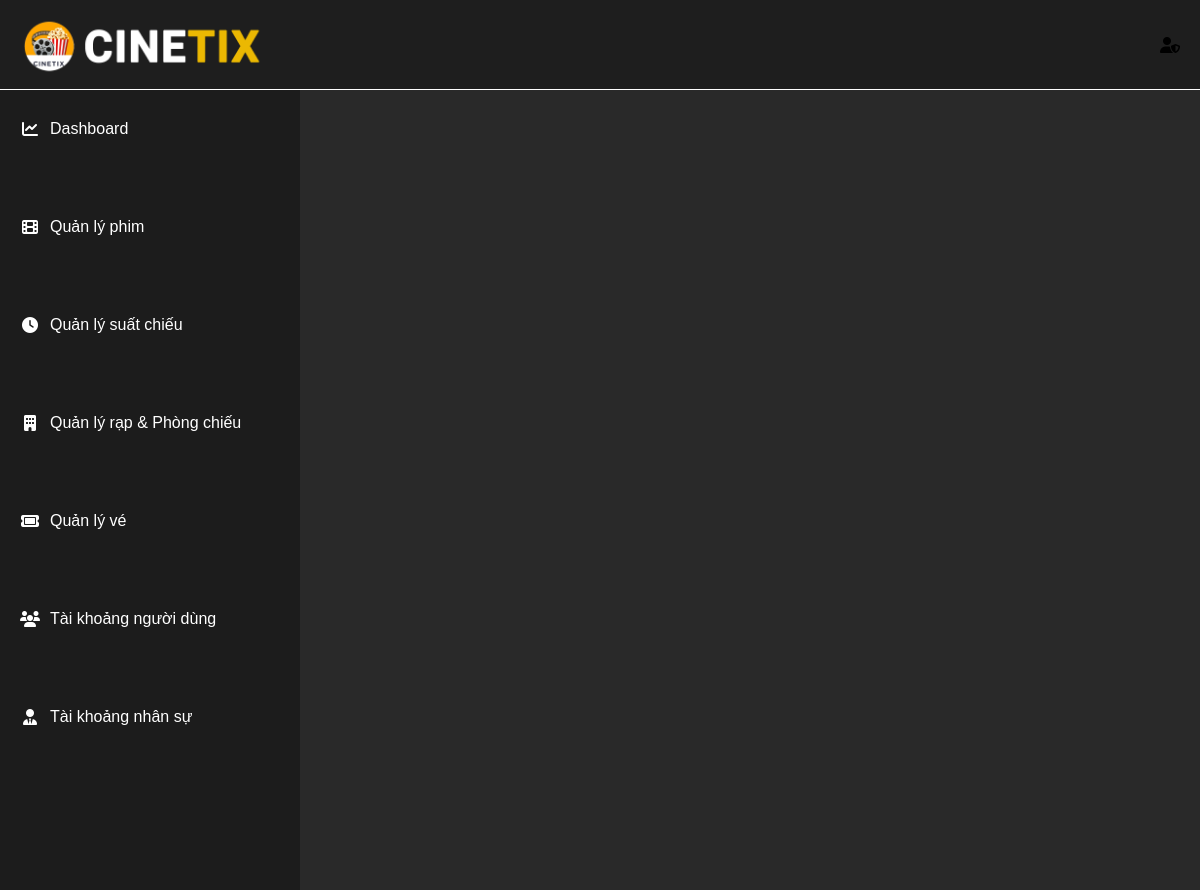
/admin/taikhoannguoidung.php, run on an earlier commit of the app's database.
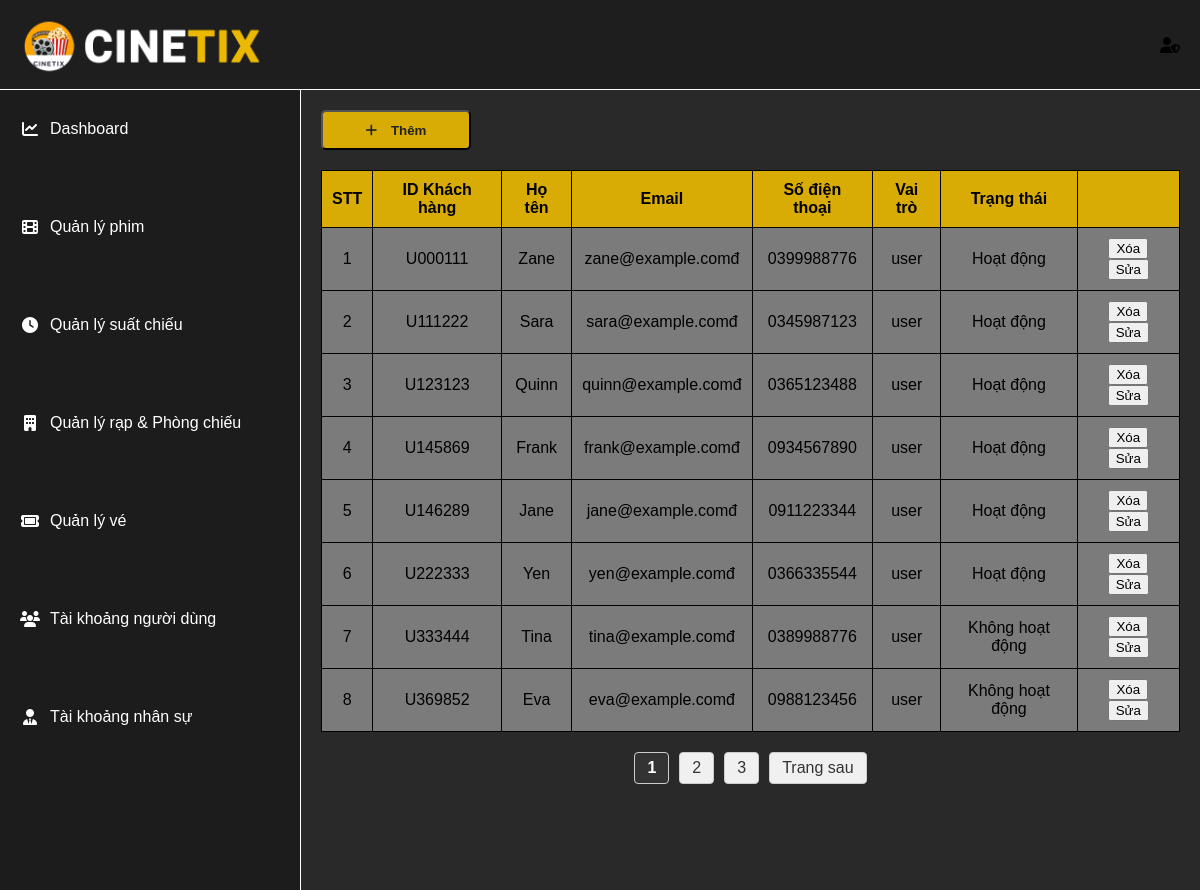
And on a later commit of the database.
### tables this page shows
CREATE TABLE users (
    id VARCHAR(100) PRIMARY KEY,
    user_name VARCHAR(100) NOT NULL,
    email VARCHAR(100) UNIQUE NOT NULL,
    pass_word VARCHAR(255) NOT NULL,
    phone_number VARCHAR(20),
    ro_lo ENUM('user','admin','employee') DEFAULT 'user',
    start_date DATE NULL,  
    account_status ENUM('Hoạt động', 'Không hoạt động') DEFAULT 'Hoạt động',
    last_active DATETIME DEFAULT CURRENT_TIMESTAMP ON UPDATE CURRENT_TIMESTAMP,
    created_at DATETIME DEFAULT CURRENT_TIMESTAMP
);

### admin/taikhoannguoidung.php (the view, shortened to what this page needs)
<?php
include('../connect.php');
include('header_admin.php');
?>
<!DOCTYPE html>
<html lang="vi">
<head>
  <link rel="stylesheet" href="../admin/adminCSS/admin_layout.css">
  <link rel="stylesheet" href="../admin/adminCSS/header_admin.css">
  <link rel="stylesheet" href="../admin/adminCSS/quanlyphim.css">
  <link rel="stylesheet" href="https://cdnjs.cloudflare.com/ajax/libs/font-awesome/6.5.0/css/all.min.css">
</head>
<body>
  <div class="admin-layout">
    <aside class="sidebar">
      <?php include('sidebar_admin.php'); ?>
    </aside>
<?php
$limit = 8;
$page = isset($_GET['page']) ? (int)$_GET['page'] : 1;
$total_result = mysqli_query($conn, "SELECT COUNT(*) AS total FROM users where users.ro_lo = 'user'");
$total_row = mysqli_fetch_assoc($total_result);
$total_records = $total_row['total'];
$total_page = ceil($total_records / $limit);
$offset = ($page - 1) * $limit;
$sql = " SELECT
    users.id AS user_id,
    users.user_name AS username,
    users.email AS email ,
    users.phone_number AS phone,
    users.ro_lo AS role ,
    users.account_status AS status
    FROM users
    where users.ro_lo = 'user'
    LIMIT $offset, $limit";
$results = mysqli_query($conn, $sql);
if ($results && mysqli_num_rows($results) > 0) {
    echo '<main class="main-content">';
    echo '<div class="buttons">';
    echo '<button><i class="fa-solid fa-plus"></i><span> Thêm </span></button>';
    echo '</div>';
    echo '<table>';
    echo '<thead>
            <tr>
                <th>STT</th>
                <th>ID Khách hàng</th>
                <th>Họ tên</th>
                <th>Email</th>
                <th>Số điện thoại</th>
                <th>Vai trò</th>
                <th>Trạng thái</th>
                <th></th>
            </tr>
          </thead>';
    echo '<tbody>';
$i=0;
    while ($row = mysqli_fetch_assoc($results)) {
        echo "<tr>
                <td>" . ++$i . "</td>
                <td>{$row['user_id']}</td>
                <td>{$row['username']}</td>
                <td>{$row['email']}đ</td>
                <td>{$row['phone']}</td>
                <td>{$row['role']}</td>
                <td>{$row['status']}</td>
                <td>
                <button><i class='btn-edit-delete'></i>Xóa</button>
                <button><i class='btn-edit-Edit'></i>Sửa</button>
                </td>
              </tr>";
    }
    echo '</tbody></table>';
    if ($total_page > 1) {
        echo '<div class="pagination">';
        for ($i = 1; $i <= $total_page; $i++) {
            if ($i == $page) {
                echo '<strong>' . $i . '</strong>';
            } else {
                echo '<a href="?page=' . $i . '">' . $i . '</a>';
            }
        }
        if ($page < $total_page) {
            echo '<a href="?page=' . ($page + 1) . '">Trang sau</a>';
        }
        echo '</div>';
    }
    echo '</main>';
} else {
    echo " ";
}
?>
  </div>
</body>
</html>

### admin/header_admin.php
<header class="header-container">
  <div class="logo-item">
    <a href="admin.php">
      <img class="logo active_page" src="../pic/LOGO.png" alt="logo">
    </a>
  </div>
  <?php
    if (isset($_SESSION['user'])) {
      $username = htmlspecialchars($_SESSION['user']['user_name']);
      echo '
        <div class="admin-profile">
            <div class="admin-text">' . $username . '</div>
            <div class="admin-icon"><i class="fa-solid fa-user"></i></div>
            <div class="mucluc">
                <a href="infor_admin.php"><i class="fa-solid fa-circle-user"></i> Tài khoản</a>
                <a href="#"><i class="fa-solid fa-gear"></i> Cài đặt</a>
                <a href="logout.php"><i class="fa-solid fa-right-from-bracket"></i> Đăng xuất</a>
            </div>
        </div>';
    } else {
      echo '
        <div class="auth-buttons" style="display: none;"></div>
        <div class="admin-profile" style="display: block;">
            <i class="fa fa-user-shield"></i>
            <div class="logout-btn"></div>
        </div>';
    }
  ?>
</header>

### admin/sidebar_admin.php (shortened to what this page needs)
<link rel="stylesheet" href="https://cdnjs.cloudflare.com/ajax/libs/font-awesome/6.5.0/css/all.min.css">
<div class="sidebar">
  <div class="sidebar-item">
    <a href="admin.php"><i class="fa-solid fa-chart-line"></i><span>Dashboard</span></a>
    <a href="quanlyphim.php"><i class="fa-solid fa-film"></i><span>Quản lý phim</span></a>
    <a href="quanlysuatchieu.php"><i class="fa-solid fa-clock"></i><span>Quản lý suất chiếu</span></a>
    <a href="quanlyrapPC.php"><i class="fa-solid fa-building"></i><span>Quản lý rạp & Phòng chiếu</span></a>
    <a href="quanlyve.php"><i class="fa-solid fa-ticket"></i><span>Quản lý vé</span></a>
    <a href="taikhoannguoidung.php"><i class="fa-solid fa-users"></i><span>Tài khoảng người dùng</span></a>
    <a href="taikhoannhansu.php"><i class="fa-solid fa-user-tie"></i><span>Tài khoảng nhân sự</span></a>
  </div>
</div>

### admin/adminCSS/admin_layout.css (style rules this page uses)
:root { --bg-dark: #292929; --bg-footer: #222; --highlight: #EBB802; --text-light: white; --poster-hover-opacity: 0.3; --scrollbar-thumb: rgba(255, 255, 255, 0.2); }
body { background-color: var(--bg-dark); font-family: Arial, sans-serif; margin: 0; padding: 0; }
.admin-layout { display: grid; grid-template-columns: 300px 1fr 1fr; grid-template-rows: min-content 1fr 1fr; grid-template-areas: "header header header" "sidebar main main" "sidebar main main"; height: 100vh; gap: 0; background-color: var(--bg-dark); color: var(--text-light); }
.header-container { grid-area: header; border-bottom: 1px solid var(--text-light); padding: 10px 20px; display: flex; justify-content: space-between; align-items: center; background-color: #1e1e1e; }
.sidebar { grid-area: sidebar; padding-top:0; margin-top:0; background-color: #1c1c1c; text-align: center; transition: all 0.3s ease; overflow-y: auto; z-index: 998; }
.sidebar-item { display: flex; flex-direction: column; flex-grow: 1; height:100%; gap:20px; }
.sidebar-item a { display: flex; align-items: center; padding: 30px 20px; text-decoration: none; color: var(--text-light); transition: background-color 0.3s, color 0.3s; }
.sidebar-item a i { margin-right: 10px; width: 20px; text-align: center; }
.main-content { grid-area: main; padding: 20px; border-left: 1px solid var(--text-light); background-color: #2b2b2b; overflow-y: auto; }

### admin/adminCSS/header_admin.css (style rules this page uses)
:root { --bg-dark: #292929; --bg-footer: #222; --highlight: #EBB802; --text-light: white; --poster-hover-opacity: 0.3; --scrollbar-thumb: rgba(255, 255, 255, 0.2); }
header, nav { background-color: var(--bg-dark); padding: 10px 20px; }
.logo { display: flex; justify-content: left; width: 250px; }
.header-container { display: flex; justify-content: space-between; align-items: center; padding: 10px 20px; }
.admin-profile { display: flex; align-items: center; position: relative; gap: 10px; cursor: pointer; }

### admin/adminCSS/quanlyphim.css (style rules this page uses)
:root { --bg-dark: #292929; --bg-footer: #222; --highlight: #ebb902e8; --text-light: white; --poster-hover-opacity: 0.3; --scrollbar-thumb: rgba(255, 255, 255, 0.386); }
.main-content { padding: 20px; background-color: var(--bg-dark); color: var(--text-light); }
.buttons { display: flex; justify-content: left; gap: 20px; margin-bottom: 20px; }
.buttons i { margin-right:10px; }
.buttons button { text-decoration: none; color: var(--text-light); background-color: var(--highlight); padding: 0 20px; width: 150px; height: 40px; border-radius: 5px; font-weight: bold; color:#222; }
.main-content table { width: 100%; border-collapse: collapse; }
.main-content table th { background-color: var(--highlight); border: 1px solid black; text-align: center; padding: 10px; }
.main-content table td { padding: 10px; border: 1px solid black; text-align: center; background-color: var(--scrollbar-thumb); color:black; }
.pagination { display: flex; justify-content: center; gap: 10px; margin-top: 20px; }
.pagination a, .pagination strong { padding: 6px 12px; background-color: #f0f0f0; border: 1px solid #ccc; text-decoration: none; color: #333; border-radius: 4px; }
.pagination strong { background-color: #333; color: white; }

What changed in the data, as far as the page shows it:
added users: id "U000111", user_name "Zane", email "zane@example.com", phone_number "0399988776", ro_lo "user", account_status "Hoạt động"
added users: id "U111222", user_name "Sara", email "sara@example.com", phone_number "0345987123", ro_lo "user", account_status "Hoạt động"
added users: id "U123123", user_name "Quinn", email "quinn@example.com", phone_number "0365123488", ro_lo "user", account_status "Hoạt động"
added users: id "U145869", user_name "Frank", email "frank@example.com", phone_number "0934567890", ro_lo "user", account_status "Hoạt động"
added users: id "U146289", user_name "Jane", email "jane@example.com", phone_number "0911223344", ro_lo "user", account_status "Hoạt động"
added users: id "U222333", user_name "Yen", email "yen@example.com", phone_number "0366335544", ro_lo "user", account_status "Hoạt động"
added users: id "U333444", user_name "Tina", email "tina@example.com", phone_number "0389988776", ro_lo "user", account_status "Không hoạt động"
added users: id "U369852", user_name "Eva", email "eva@example.com", phone_number "0988123456", ro_lo "user", account_status "Không hoạt động"
Also different on the page:
text now shown: "Thêm STT ID Khách hàng Họ tên Email Số điện thoại Vai trò Trạng thái Trang sau"
new list line: "1"
new list line: "2"
new list line: "3"
